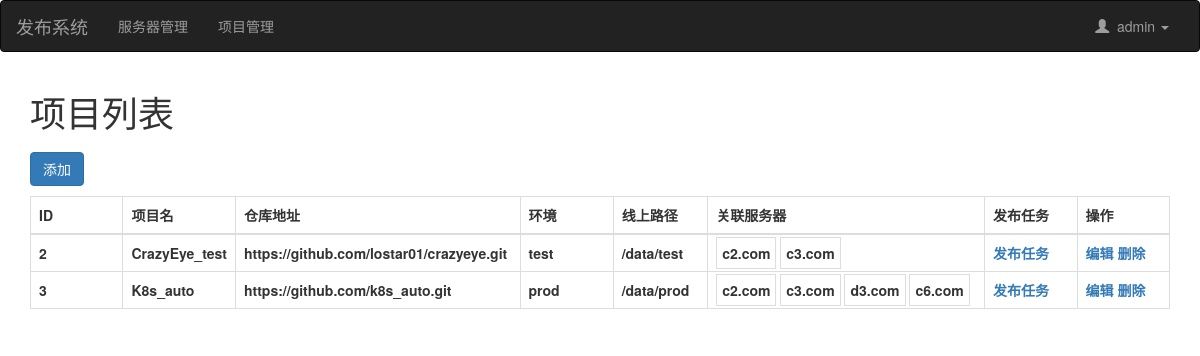
/project/list/ (signed in), run on an earlier commit of the app's database.
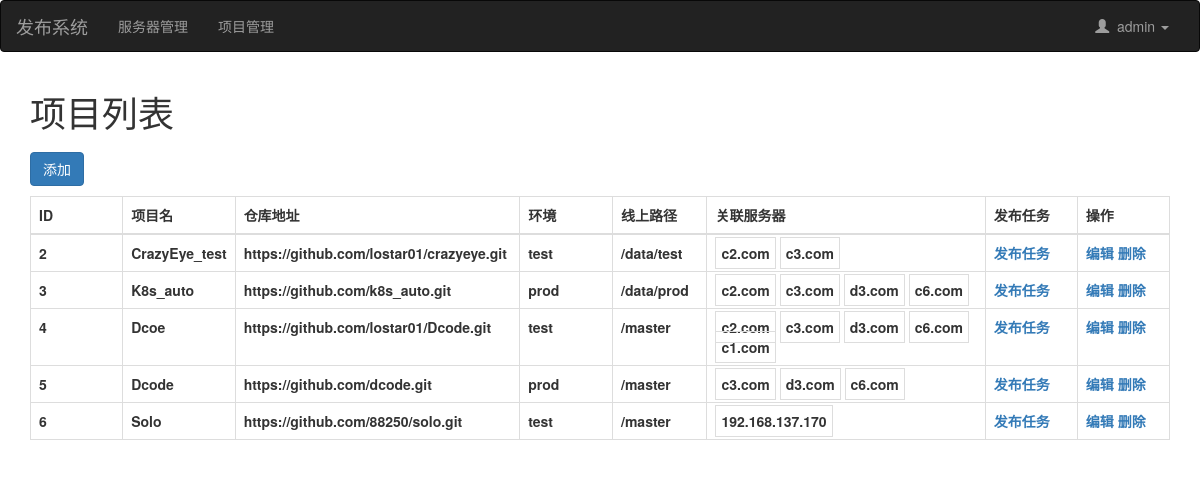
And on a later commit of the database.
### web/models.py (models this page shows, shortened)
class Project(models.Model):
    title = models.CharField(verbose_name="项目名", max_length=32)
    repo = models.CharField(verbose_name="仓库地址", max_length=128)
    env_choice = (
        ('prod','正式'),
        ('test','测试')
    )
    env = models.CharField(verbose_name="环境", max_length=16,choices=env_choice,default="test")
    path = models.CharField(verbose_name="线上路径",max_length=64,default="")
    server = models.ManyToManyField(verbose_name="关联服务器",to='Server')

class Server(models.Model):
    hostname = models.CharField(verbose_name='主机名',max_length=32)
    notices = models.CharField(verbose_name='备注',max_length=32,blank=True,default="")
    def __str__(self):
        return self.hostname

### web/views/project.py (the view)
# urls.py: path('project/list/',project.project_list,name='project_list'),
@login_required
def project_list(request):
    project_obj = Project.objects.all()
    return render(request,'project_list.html',locals())

### templates/project_list.html (shortened to what this page needs)
{% extends 'layout.html' %}
{% block content %}
    <div class="container">
        <h1>项目列表</h1>
        <div>
            <a style="margin: 10px 0;" href="{% url 'project_add' %}" class="btn btn-primary">添加</a>
        </div>
        <table class="table table-bordered">
            <thead>
                <th>ID</th>
                <th>项目名</th>
                <th>仓库地址</th>
                <th>环境</th>
                <th>线上路径</th>
                <th>关联服务器</th>
                <th>发布任务</th>
                <th>操作</th>
            </thead>
            <tbody>
            {% for obj in project_obj %}
                <tr>
                    <th class="col-md-1">{{ obj.id }}</th>
                    <th class="col-md-1">{{ obj.title }}</th>
                    <th class="col-md-3">{{ obj.repo }}</th>
                    <th class="col-md-1">{{ obj.env }}</th>
                    <th class="col-md-1">{{ obj.path }}</th>
                    <th class="col-md-3">
                        {% for item in obj.server.all %}
                            <span style="border: 1px solid #ddd; padding: 5px;">{{ item }}</span>
                        {% endfor %}
                    </th>
                    <th class="col-md-1"><a href="{% url 'task_list' project_id=obj.id %}">发布任务</a></th>
                    <th class="col-md-1"><span><a href="{% url 'project_edit' pk=obj.id %}">编辑</a></span> <span><a onclick="removeRow(this,{{obj.id}});">删除</a></span></th>
                </tr>
            {% endfor %}
            </tbody>
        </table>
    </div>
{% endblock %}

What changed in the data, as far as the page shows it:
added Project: id "4", title "Dcoe", repo "https://github.com/lostar01/Dcode.git", env "test", path "/master", Server (hostname "c2.com"), Server (hostname "c3.com"), Server (hostname "d3.com"), Server (hostname "c6.com")
now on this page (row unchanged): Server: hostname "c1.com", shown under "4"
added Project: id "5", title "Dcode", repo "https://github.com/dcode.git", env "prod", path "/master", Server (hostname "c3.com"), Server (hostname "d3.com"), Server (hostname "c6.com")
added Project: id "6", title "Solo", repo "https://github.com/88250/solo.git", env "test", path "/master"
added Server: hostname "192.168.137.170", shown under "6"
